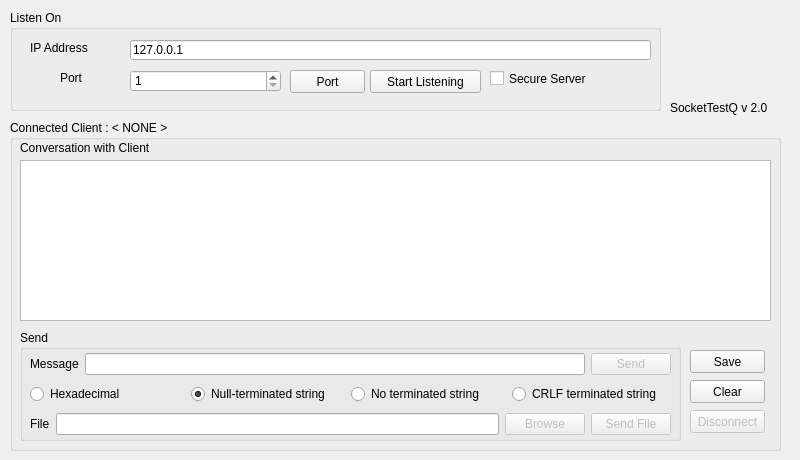
   <widget class="QWidget" name="uiServer">
    <attribute name="title">
     <string>Server</string>
    </attribute>
    <widget class="QGroupBox" name="uiServerGroupBoxConnection">
     <property name="geometry">
      <rect>
       <x>10</x>
       <y>120</y>
       <width>771</width>
       <height>331</height>
      </rect>
     </property>
     <property name="title">
      <string>Connected Client : &lt; NONE &gt;</string>
     </property>
     <widget class="QLabel" name="label_7">
      <property name="geometry">
       <rect>
        <x>10</x>
        <y>20</y>
        <width>741</width>
        <height>16</height>
       </rect>
      </property>
      <property name="text">
       <string>Conversation with Client</string>
      </property>
      <property name="textFormat">
       <enum>Qt::AutoText</enum>
      </property>
     </widget>
     <widget class="QGroupBox" name="groupBox_5">
      <property name="geometry">
       <rect>
        <x>10</x>
        <y>210</y>
        <width>661</width>
        <height>111</height>
       </rect>
      </property>
      <property name="title">
       <string>Send</string>
      </property>
      <widget class="QWidget" name="verticalLayoutWidget_2">
       <property name="geometry">
        <rect>
         <x>10</x>
         <y>20</y>
         <width>641</width>
         <height>91</height>
        </rect>
       </property>
       <layout class="QVBoxLayout" name="verticalLayout_2">
        <item>
         <layout class="QHBoxLayout" name="horizontalLayout_5">
          <item>
           <widget class="QLabel" name="label_8">
            <property name="text">
             <string>Message</string>
            </property>
           </widget>
          </item>
          <item>
           <widget class="QLineEdit" name="uiServerMsg">
            <property name="maxLength">
             <number>65536</number>
            </property>
           </widget>
          </item>
          <item>
           <widget class="QPushButton" name="uiServerSendMsgBtn">
            <property name="enabled">
             <bool>false</bool>
            </property>
            <property name="text">
             <string>Send</string>
            </property>
           </widget>
          </item>
         </layout>
        </item>
        <item>
         <layout class="QHBoxLayout" name="horizontalLayout_2">
          <property name="spacing">
           <number>1</number>
          </property>
          <item>
           <widget class="QRadioButton" name="uiServerRadioHex">
            <property name="text">
             <string>Hexadecimal</string>
            </property>
           </widget>
          </item>
          <item>
           <widget class="QRadioButton" name="uiServerRadioNull">
            <property name="text">
             <string>Null-terminated string</string>
            </property>
            <property name="checked">
             <bool>true</bool>
            </property>
           </widget>
          </item>
          <item>
           <widget class="QRadioButton" name="uiServerRadioChars">
            <property name="text">
             <string>No terminated string</string>
            </property>
           </widget>
          </item>
          <item>
           <widget class="QRadioButton" name="uiServerRadioCRLF">
            <property name="text">
             <string>CRLF terminated string</string>
            </property>
           </widget>
          </item>
         </layout>
        </item>
        <item>
         <layout class="QHBoxLayout" name="horizontalLayout_6">
          <item>
           <widget class="QLabel" name="label_9">
            <property name="text">
             <string>File</string>
            </property>
           </widget>
          </item>
          <item>
           <widget class="QLineEdit" name="uiServerFile"/>
          </item>
          <item>
           <widget class="QPushButton" name="uiServerBrowseBtn">
            <property name="enabled">
             <bool>false</bool>
            </property>
            <property name="text">
             <string>Browse</string>
            </property>
           </widget>
          </item>
          <item>
           <widget class="QPushButton" name="uiServerSendFileBtn">
            <property name="enabled">
             <bool>false</bool>
            </property>
            <property name="text">
             <string>Send File</string>
            </property>
           </widget>
          </item>
         </layout>
        </item>
       </layout>
      </widget>
     </widget>
     <widget class="QPushButton" name="uiServerSaveLogBtn">
      <property name="geometry">
       <rect>
        <x>680</x>
        <y>230</y>
        <width>75</width>
        <height>23</height>
       </rect>
      </property>
      <property name="text">
       <string>Save</string>
      </property>
     </widget>
     <widget class="QPushButton" name="uiServerClearLogBtn">
      <property name="geometry">
       <rect>
        <x>680</x>
        <y>260</y>
        <width>75</width>
        <height>23</height>
       </rect>
      </property>
      <property name="text">
       <string>Clear</string>
      </property>
     </widget>
     <widget class="QPushButton" name="uiServerDisconnectBtn">
      <property name="enabled">
       <bool>false</bool>
      </property>
      <property name="geometry">
       <rect>
        <x>680</x>
        <y>290</y>
        <width>75</width>
        <height>23</height>
       </rect>
      </property>
      <property name="text">
       <string>Disconnect</string>
      </property>
     </widget>
     <widget class="QTextEdit" name="uiServerLog">
      <property name="geometry">
       <rect>
        <x>10</x>
        <y>40</y>
        <width>751</width>
        <height>161</height>
       </rect>
      </property>
      <property name="readOnly">
       <bool>true</bool>
      </property>
     </widget>
    </widget>
    <widget class="QGroupBox" name="groupBox_6">
     <property name="geometry">
      <rect>
       <x>10</x>
       <y>10</y>
       <width>651</width>
       <height>101</height>
      </rect>
     </property>
     <property name="title">
      <string>Listen On</string>
     </property>
     <widget class="QLabel" name="label_10">
      <property name="geometry">
       <rect>
        <x>20</x>
        <y>30</y>
        <width>91</width>
        <height>16</height>
       </rect>
      </property>
      <property name="text">
       <string>IP Address</string>
      </property>
     </widget>
     <widget class="QLineEdit" name="uiServerIP">
      <property name="geometry">
       <rect>
        <x>120</x>
        <y>30</y>
        <width>521</width>
        <height>20</height>
       </rect>
      </property>
      <property name="text">
       <string>127.0.0.1</string>
      </property>
     </widget>
     <widget class="QLabel" name="label_11">
      <property name="geometry">
       <rect>
        <x>50</x>
        <y>60</y>
        <width>61</width>
        <height>16</height>
       </rect>
      </property>
      <property name="text">
       <string>Port</string>
      </property>
     </widget>
     <widget class="QPushButton" name="uiServerPortListBtn">
      <property name="geometry">
       <rect>
        <x>280</x>
        <y>60</y>
        <width>75</width>
        <height>23</height>
       </rect>
      </property>
      <property name="text">
       <string>Port</string>
      </property>
     </widget>
     <widget class="QPushButton" name="uiServerListenBtn">
      <property name="geometry">
       <rect>
        <x>360</x>
        <y>60</y>
        <width>111</width>
        <height>23</height>
       </rect>
      </property>
      <property name="text">
       <string>Start Listening</string>
      </property>
     </widget>
     <widget class="QSpinBox" name="uiServerPort">
      <property name="geometry">
       <rect>
        <x>120</x>
        <y>60</y>
        <width>151</width>
        <height>22</height>
       </rect>
      </property>
      <property name="minimum">
       <number>1</number>
      </property>
      <property name="maximum">
       <number>65535</number>
      </property>
     </widget>
     <widget class="QCheckBox" name="uiServerSecure">
      <property name="geometry">
       <rect>
        <x>480</x>
        <y>60</y>
        <width>121</width>
        <height>17</height>
       </rect>
      </property>
      <property name="text">
       <string>Secure Server</string>
      </property>
     </widget>
    </widget>
    <widget class="QLabel" name="label_12">
     <property name="geometry">
      <rect>
       <x>670</x>
       <y>100</y>
       <width>121</width>
       <height>16</height>
      </rect>
     </property>
     <property name="text">
      <string>SocketTestQ v 2.0</string>
     </property>
    </widget>
    <widget class="QLabel" name="label_30">
     <property name="geometry">
      <rect>
       <x>690</x>
       <y>30</y>
       <width>81</width>
       <height>71</height>
      </rect>
     </property>
     <property name="text">
      <string/>
     </property>
     <property name="pixmap">
      <pixmap resource="Image.qrc">:/Picture/original icons/ethernet.png</pixmap>
     </property>
    </widget>
   </widget>
